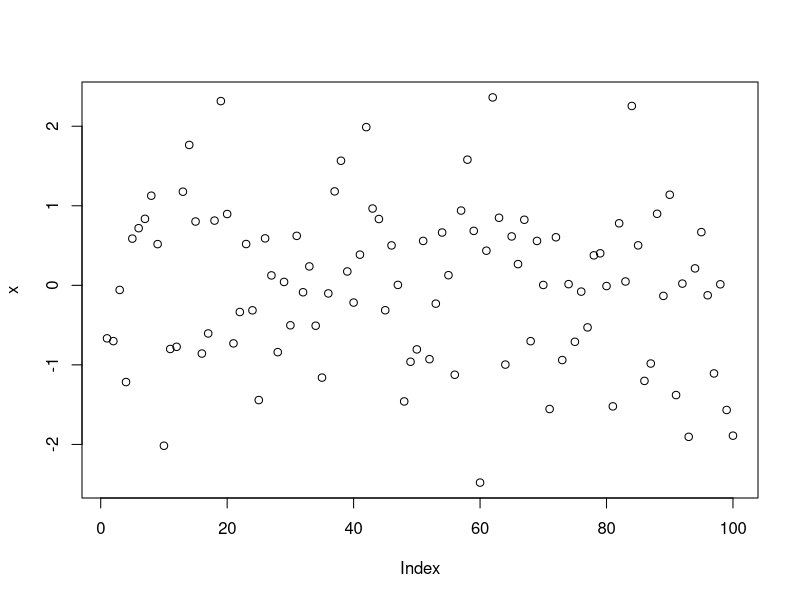
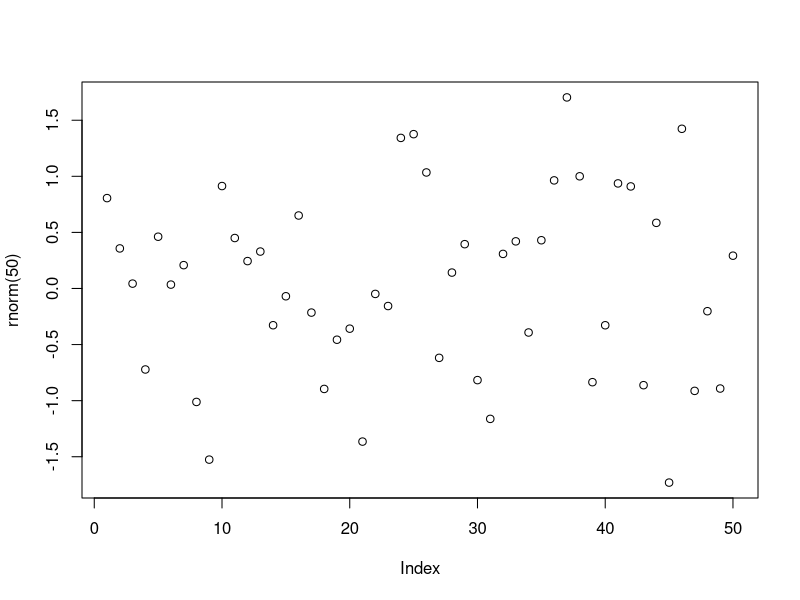

Here is the R script that generated these plots, in order:
x <- rnorm(100)
plot(x)# Opening the graphical device
pdf("my_plot.pdf")

# Creating a plot
plot(rnorm(50))

# Closing the graphical device
dev.off() 

